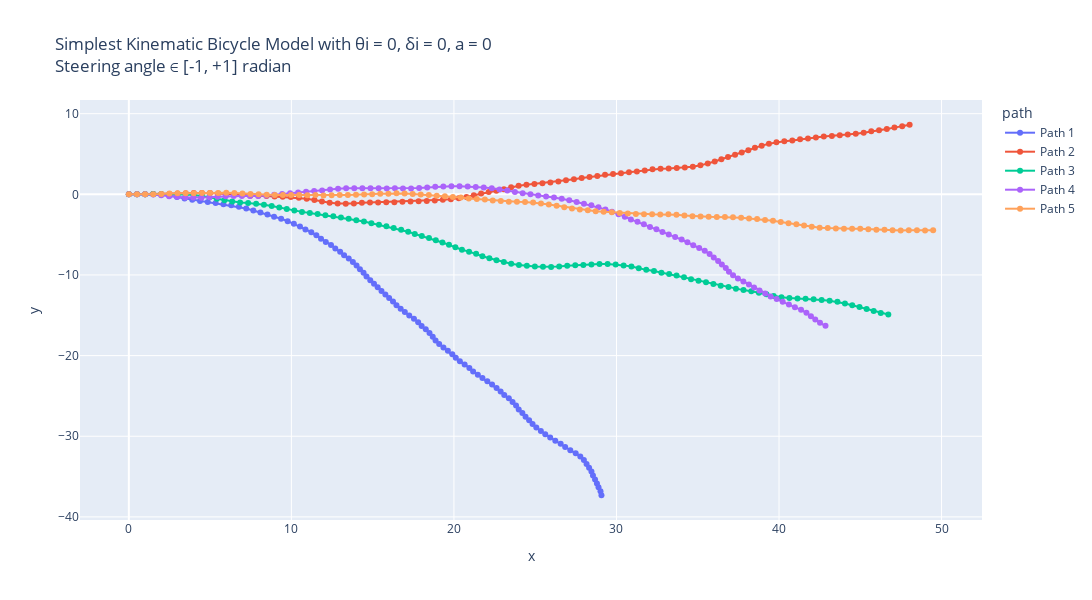

The code cell stored with this chart in its notebook:
### Markdown cell above
Simplest Kinematic Bicycle Model with θi = 0, δi = 0, a = 0 : 
Using simple_kinematic_bicycle_model so that always a fwd motion is observed i.e. keeping steering angle between -1 to +1 radians

### Code cell
# Making 5 possible trajectories
trajectories = []
for i in range(5):
    x_traj, y_traj, theta_init, delta_init, a_traj, v_traj = start_trajectory(theta_init=0.0, a_init=0.0, delta_init=0.0, v_init=5, mode="simple")
    trajectories.append((x_traj, y_traj, theta_init, delta_init, a_traj, v_traj))


# Create a DataFrame for plotting
data = []
for i, (x_traj, y_traj, theta_init, delta_init, a_traj, v_traj) in enumerate(trajectories):
    for x, y, v in zip(x_traj, y_traj, v_traj):
        data.append({"x": x, "y": y, "v": v, "path": f"Path {i+1}"})
df = pd.DataFrame(data)

# Create the plot
fig = px.line(df, x="x", y="y", color="path", custom_data=["v"], title="Simplest Kinematic Bicycle Model with θi = 0, δi = 0, a = 0 <br>Steering angle ∈ [-1, +1] radian", render_mode="svg")
# Add hover functionality
fig.update_traces(mode="markers+lines", hovertemplate="<br>".join([
    "v: %{customdata[0]:.2f}",
    "x: %{x:.2f}",
    "y: %{y:.2f}"
]))
fig.update_layout(height=600,width=1130)
fig.show()

# Using plt :
plt.figure(figsize=(15, 6))
for i, (x_traj, y_traj, θi, δi, a_traj, v_traj) in enumerate(trajectories):
    # Model built such that a remains same inside; can be randomised by using a random statement.
    # print(x_traj,"\n", y_traj)
    plt.plot(x_traj, y_traj, label=f"Path {i+1}", alpha = 0.7)
plt.xlabel("x [m]")
plt.ylabel("y [m]")
plt.grid("True")
plt.title("Simplest Kinematic Bicycle Model with θi = 0, δi = 0, a = 0 \n Steering angle ∈ [-1, +1]")
plt.legend()
plt.show()

# Using plt to show the velocity variation w.r.t. time :
dt = 0.1  # Time step
t_end = 10  # 10 seconds
t = np.arange(0, t_end + dt, dt)

plt.figure(figsize=(15, 6))
for i, (x_traj, y_traj, θi, δi, a_traj, v_traj) in enumerate(trajectories):
    # Model built such that a remains same inside; can be randomised by using a random statement.
    # print(x_traj,"\n", y_traj)
    plt.plot(t, v_traj, label=f"Path {i+1}", alpha = 0.7)
plt.ylabel("v [m/s]")
plt.xlabel("t [s]")
plt.grid("True")
plt.title("Velocity variation w.r.t. time")
plt.legend()
plt.show()

### Figure 1 — Plotly figure (JSON) as saved in the notebook; plotly's stock layout.template omitted (floating-point values rounded to 4 significant figures)
{"data": [{"customdata": [[5], [5], [5], [5], [5], [5], [5], [5], [5], [5], [5], [5], [5], [5], [5], [5], [5], [5], [5], [5], [5], [5], [5], [5], [5], [5], [5], [5], [5], [5], [5], [5], [5], [5], [5], [5], [5], [5], [5], [5], [5], [5], [5], [5], [5], [5], [5], [5], [5], [5], [5], [5], [5], [5], [5], [5], [5], [5], [5], [5], [5], [5], [5], [5], [5], [5], [5], [5], [5], [5], [5], [5], [5], [5], [5], [5], [5], [5], [5], [5], [5], [5], [5], [5], [5], [5], [5], [5], [5], [5], [5], [5], [5], [5], [5], [5], [5], [5], [5], [5], [5]], "hovertemplate": "v: %{customdata[0]:.2f}<br>x: %{x:.2f}<br>y: %{y:.2f}", "legendgroup": "Path 1", "line": {"color": "#636efa", "dash": "solid"}, "marker": {"symbol": "circle"}, "mode": "markers+lines", "name": "Path 1", "orientation": "v", "showlegend": true, "type": "scatter", "x": [0, 0.5, 1, 1.5, 1.995, 2.482, 2.958, 3.428, 3.9, 4.378, 4.856, 5.34, 5.82, 6.299, 6.771, 7.221, 7.658, 8.094, 8.527, 8.934, 9.369, 9.77, 10.15, 10.53, 10.86, 11.22, 11.54, 11.82, 12.12, 12.44, 12.7, 13.0, 13.24, 13.53, 13.78, 14.01, 14.22, 14.44, 14.62, 14.85, 15.08, 15.31, 15.54, 15.78, 16.01, 16.25, 16.46, 16.72, 16.98, 17.25, 17.54, 17.8, 18.01, 18.27, 18.5, 18.7, 18.87, 19.09, 19.35, 19.63, 19.9, 20.11, 20.36, 20.66, 20.95, 21.18, 21.47, 21.75, 22.06, 22.35, 22.62, 22.87, 23.1, 23.38, 23.61, 23.82, 23.99, 24.21, 24.41, 24.63, 24.84, 25.07, 25.35, 25.62, 25.92, 26.24, 26.57, 26.84, 27.16, 27.49, 27.77, 27.99, 28.16, 28.31, 28.46, 28.55, 28.68, 28.8, 28.9, 29.02, 29.08], "xaxis": "x", "y": [0, 0, 0, 0.004333, -0.06704, -0.18, -0.3316, -0.5045, -0.6681, -0.8137, -0.9619, -1.086, -1.226, -1.37, -1.535, -1.753, -1.997, -2.241, -2.491, -2.781, -3.027, -3.326, -3.65, -3.979, -4.35, -4.695, -5.087, -5.497, -5.901, -6.284, -6.709, -7.11, -7.547, -7.958, -8.387, -8.834, -9.288, -9.736, -10.2, -10.64, -11.09, -11.54, -11.98, -12.42, -12.86, -13.3, -13.75, -14.18, -14.61, -15.03, -15.44, -15.86, -16.32, -16.75, -17.19, -17.65, -18.12, -18.57, -18.99, -19.41, -19.83, -20.28, -20.71, -21.12, -21.53, -21.97, -22.38, -22.79, -23.19, -23.59, -24.01, -24.44, -24.89, -25.3, -25.75, -26.2, -26.67, -27.12, -27.58, -28.03, -28.48, -28.92, -29.34, -29.76, -30.16, -30.55, -30.92, -31.34, -31.72, -32.1, -32.51, -32.96, -33.43, -33.91, -34.39, -34.88, -35.36, -35.85, -36.34, -36.82, -37.32], "yaxis": "y"}, {"customdata": [[5], [5], [5], [5], [5], [5], [5], [5], [5], [5], [5], [5], [5], [5], [5], [5], [5], [5], [5], [5], [5], [5], [5], [5], [5], [5], [5], [5], [5], [5], [5], [5], [5], [5], [5], [5], [5], [5], [5], [5], [5], [5], [5], [5], [5], [5], [5], [5], [5], [5], [5], [5], [5], [5], [5], [5], [5], [5], [5], [5], [5], [5], [5], [5], [5], [5], [5], [5], [5], [5], [5], [5], [5], [5], [5], [5], [5], [5], [5], [5], [5], [5], [5], [5], [5], [5], [5], [5], [5], [5], [5], [5], [5], [5], [5], [5], [5], [5], [5], [5], [5]], "hovertemplate": "v: %{customdata[0]:.2f}<br>x: %{x:.2f}<br>y: %{y:.2f}", "legendgroup": "Path 2", "line": {"color": "#EF553B", "dash": "solid"}, "marker": {"symbol": "circle"}, "mode": "markers+lines", "name": "Path 2", "orientation": "v", "showlegend": true, "type": "scatter", "x": [0, 0.5, 1, 1.499, 1.998, 2.498, 2.996, 3.495, 3.994, 4.494, 4.994, 5.49, 5.985, 6.48, 6.977, 7.471, 7.971, 8.471, 8.966, 9.465, 9.964, 10.46, 10.94, 11.42, 11.88, 12.35, 12.85, 13.35, 13.84, 14.34, 14.84, 15.33, 15.83, 16.33, 16.83, 17.33, 17.83, 18.33, 18.82, 19.32, 19.81, 20.3, 20.77, 21.22, 21.67, 22.14, 22.61, 23.07, 23.52, 23.98, 24.46, 24.95, 25.44, 25.93, 26.42, 26.9, 27.38, 27.86, 28.34, 28.82, 29.3, 29.79, 30.28, 30.77, 31.26, 31.74, 32.22, 32.71, 33.21, 33.71, 34.21, 34.7, 35.16, 35.62, 36.04, 36.45, 36.86, 37.29, 37.71, 38.11, 38.52, 38.93, 39.38, 39.84, 40.33, 40.82, 41.3, 41.78, 42.27, 42.75, 43.25, 43.74, 44.23, 44.72, 45.21, 45.67, 46.15, 46.63, 47.1, 47.58, 48.04], "xaxis": "x", "y": [0, 0, 0, 0.03798, 0.05053, 0.0427, 0.0935, 0.1179, 0.1485, 0.1686, 0.1608, 0.09638, 0.03012, -0.04135, -0.09961, -0.1738, -0.1899, -0.2059, -0.2739, -0.3116, -0.3395, -0.4111, -0.5411, -0.6991, -0.8831, -1.042, -1.13, -1.167, -1.144, -1.051, -1.017, -1.001, -0.9758, -0.9751, -0.9205, -0.8799, -0.8564, -0.8333, -0.7594, -0.6852, -0.6034, -0.4927, -0.3402, -0.1198, 0.0961, 0.2757, 0.4491, 0.6335, 0.8647, 1.052, 1.191, 1.294, 1.384, 1.48, 1.58, 1.746, 1.856, 2.013, 2.141, 2.281, 2.433, 2.523, 2.624, 2.725, 2.837, 2.96, 3.109, 3.183, 3.213, 3.26, 3.317, 3.42, 3.593, 3.81, 4.065, 4.355, 4.64, 4.892, 5.177, 5.468, 5.762, 6.036, 6.268, 6.456, 6.575, 6.669, 6.817, 6.935, 7.044, 7.163, 7.23, 7.338, 7.431, 7.52, 7.631, 7.815, 7.959, 8.098, 8.272, 8.428, 8.628], "yaxis": "y"}, {"customdata": [[5], [5], [5], [5], [5], [5], [5], [5], [5], [5], [5], [5], [5], [5], [5], [5], [5], [5], [5], [5], [5], [5], [5], [5], [5], [5], [5], [5], [5], [5], [5], [5], [5], [5], [5], [5], [5], [5], [5], [5], [5], [5], [5], [5], [5], [5], [5], [5], [5], [5], [5], [5], [5], [5], [5], [5], [5], [5], [5], [5], [5], [5], [5], [5], [5], [5], [5], [5], [5], [5], [5], [5], [5], [5], [5], [5], [5], [5], [5], [5], [5], [5], [5], [5], [5], [5], [5], [5], [5], [5], [5], [5], [5], [5], [5], [5], [5], [5], [5], [5], [5]], "hovertemplate": "v: %{customdata[0]:.2f}<br>x: %{x:.2f}<br>y: %{y:.2f}", "legendgroup": "Path 3", "line": {"color": "#00cc96", "dash": "solid"}, "marker": {"symbol": "circle"}, "mode": "markers+lines", "name": "Path 3", "orientation": "v", "showlegend": true, "type": "scatter", "x": [0, 0.5, 1, 1.499, 1.999, 2.499, 2.999, 3.498, 3.995, 4.483, 4.954, 5.415, 5.882, 6.36, 6.844, 7.34, 7.83, 8.311, 8.789, 9.252, 9.713, 10.18, 10.65, 11.13, 11.61, 12.09, 12.58, 13.05, 13.52, 13.99, 14.46, 14.92, 15.39, 15.84, 16.29, 16.75, 17.18, 17.59, 18.02, 18.47, 18.88, 19.29, 19.69, 20.09, 20.49, 20.93, 21.36, 21.75, 22.18, 22.62, 23.07, 23.52, 24.0, 24.49, 24.98, 25.48, 25.98, 26.48, 26.97, 27.46, 27.96, 28.46, 28.96, 29.46, 29.95, 30.44, 30.92, 31.37, 31.83, 32.31, 32.76, 33.24, 33.7, 34.15, 34.59, 35.05, 35.51, 35.96, 36.41, 36.89, 37.35, 37.81, 38.29, 38.76, 39.23, 39.67, 40.15, 40.64, 41.14, 41.63, 42.13, 42.62, 43.11, 43.6, 44.06, 44.51, 44.95, 45.39, 45.82, 46.26, 46.73], "xaxis": "x", "y": [0, 0, 0, 0.02512, 0.006573, -0.0095, -0.003454, -0.02452, -0.08203, -0.1898, -0.3584, -0.5526, -0.7305, -0.8782, -1.001, -1.068, -1.164, -1.301, -1.45, -1.637, -1.83, -2.007, -2.178, -2.307, -2.445, -2.593, -2.707, -2.882, -3.041, -3.208, -3.375, -3.575, -3.759, -3.967, -4.182, -4.384, -4.633, -4.923, -5.176, -5.409, -5.682, -5.971, -6.267, -6.573, -6.87, -7.109, -7.36, -7.674, -7.931, -8.178, -8.389, -8.603, -8.752, -8.862, -8.952, -8.981, -8.999, -8.957, -8.87, -8.8, -8.752, -8.708, -8.643, -8.644, -8.715, -8.811, -8.955, -9.17, -9.367, -9.519, -9.721, -9.875, -10.08, -10.28, -10.53, -10.73, -10.92, -11.13, -11.34, -11.49, -11.69, -11.88, -12.02, -12.19, -12.38, -12.61, -12.76, -12.86, -12.91, -12.96, -13.02, -13.11, -13.2, -13.34, -13.53, -13.75, -13.97, -14.22, -14.47, -14.71, -14.89], "yaxis": "y"}, {"customdata": [[5], [5], [5], [5], [5], [5], [5], [5], [5], [5], [5], [5], [5], [5], [5], [5], [5], [5], [5], [5], [5], [5], [5], [5], [5], [5], [5], [5], [5], [5], [5], [5], [5], [5], [5], [5], [5], [5], [5], [5], [5], [5], [5], [5], [5], [5], [5], [5], [5], [5], [5], [5], [5], [5], [5], [5], [5], [5], [5], [5], [5], [5], [5], [5], [5], [5], [5], [5], [5], [5], [5], [5], [5], [5], [5], [5], [5], [5], [5], [5], [5], [5], [5], [5], [5], [5], [5], [5], [5], [5], [5], [5], [5], [5], [5], [5], [5], [5], [5], [5], [5]], "hovertemplate": "v: %{customdata[0]:.2f}<br>x: %{x:.2f}<br>y: %{y:.2f}", "legendgroup": "Path 4", "line": {"color": "#ab63fa", "dash": "solid"}, "marker": {"symbol": "circle"}, "mode": "markers+lines", "name": "Path 4", "orientation": "v", "showlegend": true, "type": "scatter", "x": [0, 0.5, 1, 1.499, 1.991, 2.478, 2.973, 3.466, 3.966, 4.465, 4.962, 5.458, 5.956, 6.455, 6.954, 7.454, 7.954, 8.449, 8.941, 9.431, 9.921, 10.42, 10.9, 11.4, 11.89, 12.38, 12.87, 13.37, 13.87, 14.37, 14.87, 15.37, 15.87, 16.37, 16.86, 17.36, 17.86, 18.36, 18.85, 19.35, 19.85, 20.35, 20.85, 21.34, 21.84, 22.33, 22.8, 23.29, 23.75, 24.23, 24.71, 25.18, 25.67, 26.16, 26.63, 27.09, 27.55, 28.0, 28.45, 28.89, 29.32, 29.72, 30.13, 30.51, 30.89, 31.29, 31.69, 32.06, 32.46, 32.83, 33.22, 33.61, 34.01, 34.36, 34.72, 35.09, 35.43, 35.73, 35.98, 36.25, 36.48, 36.73, 36.92, 37.17, 37.47, 37.81, 38.15, 38.47, 38.8, 39.15, 39.48, 39.86, 40.23, 40.61, 40.98, 41.36, 41.69, 41.96, 42.23, 42.52, 42.86], "xaxis": "x", "y": [0, 0, 0, -0.0317, -0.1224, -0.2341, -0.3067, -0.3895, -0.4079, -0.4135, -0.355, -0.2882, -0.2476, -0.2127, -0.1962, -0.2184, -0.2102, -0.1391, -0.05305, 0.04599, 0.1474, 0.2224, 0.3262, 0.4102, 0.4882, 0.5903, 0.6899, 0.7406, 0.7395, 0.7455, 0.7637, 0.7382, 0.7321, 0.7553, 0.7081, 0.7225, 0.792, 0.8535, 0.9301, 0.9777, 1.012, 1.009, 0.981, 0.9174, 0.8416, 0.7584, 0.6037, 0.4724, 0.2894, 0.141, -0.003064, -0.1554, -0.2746, -0.3903, -0.5454, -0.7368, -0.9472, -1.161, -1.368, -1.614, -1.868, -2.165, -2.457, -2.774, -3.109, -3.399, -3.71, -4.039, -4.344, -4.68, -4.996, -5.303, -5.607, -5.957, -6.303, -6.645, -7.013, -7.412, -7.842, -8.264, -8.708, -9.145, -9.605, -10.04, -10.44, -10.81, -11.17, -11.56, -11.93, -12.29, -12.66, -12.99, -13.33, -13.65, -13.99, -14.32, -14.69, -15.11, -15.53, -15.94, -16.31], "yaxis": "y"}, {"customdata": [[5], [5], [5], [5], [5], [5], [5], [5], [5], [5], [5], [5], [5], [5], [5], [5], [5], [5], [5], [5], [5], [5], [5], [5], [5], [5], [5], [5], [5], [5], [5], [5], [5], [5], [5], [5], [5], [5], [5], [5], [5], [5], [5], [5], [5], [5], [5], [5], [5], [5], [5], [5], [5], [5], [5], [5], [5], [5], [5], [5], [5], [5], [5], [5], [5], [5], [5], [5], [5], [5], [5], [5], [5], [5], [5], [5], [5], [5], [5], [5], [5], [5], [5], [5], [5], [5], [5], [5], [5], [5], [5], [5], [5], [5], [5], [5], [5], [5], [5], [5], [5]], "hovertemplate": "v: %{customdata[0]:.2f}<br>x: %{x:.2f}<br>y: %{y:.2f}", "legendgroup": "Path 5", "line": {"color": "#FFA15A", "dash": "solid"}, "marker": {"symbol": "circle"}, "mode": "markers+lines", "name": "Path 5", "orientation": "v", "showlegend": true, "type": "scatter", "x": [0, 0.5, 1, 1.5, 1.999, 2.496, 2.996, 3.495, 3.995, 4.495, 4.994, 5.494, 5.994, 6.493, 6.99, 7.485, 7.985, 8.481, 8.98, 9.48, 9.979, 10.48, 10.98, 11.48, 11.98, 12.48, 12.97, 13.47, 13.97, 14.47, 14.97, 15.47, 15.97, 16.47, 16.97, 17.46, 17.96, 18.46, 18.94, 19.44, 19.93, 20.43, 20.91, 21.41, 21.9, 22.39, 22.88, 23.38, 23.88, 24.38, 24.87, 25.36, 25.84, 26.32, 26.79, 27.26, 27.75, 28.24, 28.72, 29.21, 29.71, 30.2, 30.7, 31.19, 31.69, 32.19, 32.69, 33.19, 33.69, 34.18, 34.68, 35.17, 35.67, 36.17, 36.67, 37.17, 37.67, 38.16, 38.65, 39.14, 39.63, 40.1, 40.58, 41.07, 41.54, 42.02, 42.5, 43.0, 43.5, 44.0, 44.5, 45.0, 45.49, 45.99, 46.49, 46.99, 47.48, 47.98, 48.48, 48.98, 49.48], "xaxis": "x", "y": [0, 0, 0, 0.02092, 0.04728, 0.1011, 0.1219, 0.1395, 0.1274, 0.1499, 0.1648, 0.1603, 0.188, 0.1689, 0.1093, 0.04409, 0.02305, -0.04023, -0.07318, -0.0887, -0.09871, -0.09588, -0.1087, -0.09895, -0.1447, -0.1249, -0.08105, -0.07926, -0.06567, -0.03725, 0.02191, 0.06307, 0.08334, 0.1266, 0.1063, 0.04926, -0.01438, -0.07167, -0.1759, -0.2239, -0.3174, -0.3934, -0.5131, -0.5861, -0.6437, -0.7712, -0.8276, -0.9147, -0.9275, -0.9642, -1.021, -1.148, -1.276, -1.416, -1.594, -1.746, -1.876, -1.969, -2.094, -2.175, -2.232, -2.318, -2.389, -2.453, -2.471, -2.483, -2.488, -2.477, -2.531, -2.624, -2.704, -2.76, -2.787, -2.799, -2.804, -2.858, -2.893, -3.0, -3.073, -3.174, -3.283, -3.434, -3.573, -3.708, -3.868, -4.022, -4.14, -4.188, -4.241, -4.26, -4.261, -4.272, -4.329, -4.383, -4.382, -4.442, -4.484, -4.459, -4.456, -4.477, -4.445], "yaxis": "y"}], "layout": {"height": 600, "legend": {"title": {"text": "path"}, "tracegroupgap": 0}, "title": {"text": "Simplest Kinematic Bicycle Model with θi = 0, δi = 0, a = 0 <br>Steering angle ∈ [-1, +1] radian"}, "width": 1130, "xaxis": {"anchor": "y", "domain": [0, 1], "title": {"text": "x"}}, "yaxis": {"anchor": "x", "domain": [0, 1], "title": {"text": "y"}}}}
